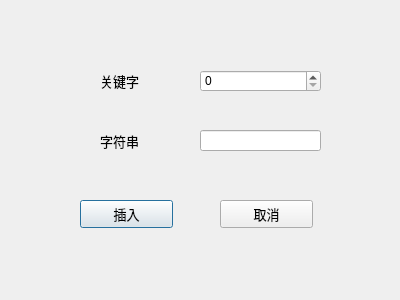
<?xml version="1.0" encoding="UTF-8"?>
<ui version="4.0">
 <class>DialogInsertOnly</class>
 <widget class="QDialog" name="DialogInsertOnly">
  <property name="geometry">
   <rect>
    <x>0</x>
    <y>0</y>
    <width>400</width>
    <height>300</height>
   </rect>
  </property>
  <property name="windowTitle">
   <string>Dialog</string>
  </property>
  <widget class="QLabel" name="label">
   <property name="geometry">
    <rect>
     <x>100</x>
     <y>70</y>
     <width>81</width>
     <height>21</height>
    </rect>
   </property>
   <property name="font">
    <font>
     <family>Arial</family>
     <pointsize>10</pointsize>
    </font>
   </property>
   <property name="text">
    <string>关键字</string>
   </property>
  </widget>
  <widget class="QLabel" name="label_2">
   <property name="geometry">
    <rect>
     <x>100</x>
     <y>130</y>
     <width>61</width>
     <height>21</height>
    </rect>
   </property>
   <property name="font">
    <font>
     <family>Arial</family>
     <pointsize>10</pointsize>
    </font>
   </property>
   <property name="text">
    <string>字符串</string>
   </property>
  </widget>
  <widget class="QSpinBox" name="spinBox">
   <property name="geometry">
    <rect>
     <x>200</x>
     <y>70</y>
     <width>121</width>
     <height>22</height>
    </rect>
   </property>
   <property name="maximum">
    <number>32000</number>
   </property>
  </widget>
  <widget class="QLineEdit" name="lineEdit">
   <property name="geometry">
    <rect>
     <x>200</x>
     <y>130</y>
     <width>121</width>
     <height>21</height>
    </rect>
   </property>
  </widget>
  <widget class="QPushButton" name="pushButton">
   <property name="geometry">
    <rect>
     <x>80</x>
     <y>200</y>
     <width>93</width>
     <height>28</height>
    </rect>
   </property>
   <property name="font">
    <font>
     <family>Arial</family>
     <pointsize>10</pointsize>
    </font>
   </property>
   <property name="text">
    <string>插入</string>
   </property>
  </widget>
  <widget class="QPushButton" name="pushButton_2">
   <property name="geometry">
    <rect>
     <x>220</x>
     <y>200</y>
     <width>93</width>
     <height>28</height>
    </rect>
   </property>
   <property name="font">
    <font>
     <family>Arial</family>
     <pointsize>10</pointsize>
    </font>
   </property>
   <property name="text">
    <string>取消</string>
   </property>
  </widget>
 </widget>
 <resources/>
 <connections>
  <connection>
   <sender>pushButton</sender>
   <signal>clicked()</signal>
   <receiver>DialogInsertOnly</receiver>
   <slot>accept()</slot>
   <hints>
    <hint type="sourcelabel">
     <x>126</x>
     <y>213</y>
    </hint>
    <hint type="destinationlabel">
     <x>199</x>
     <y>149</y>
    </hint>
   </hints>
  </connection>
  <connection>
   <sender>pushButton_2</sender>
   <signal>clicked()</signal>
   <receiver>DialogInsertOnly</receiver>
   <slot>reject()</slot>
   <hints>
    <hint type="sourcelabel">
     <x>266</x>
     <y>213</y>
    </hint>
    <hint type="destinationlabel">
     <x>199</x>
     <y>149</y>
    </hint>
   </hints>
  </connection>
 </connections>
</ui>
